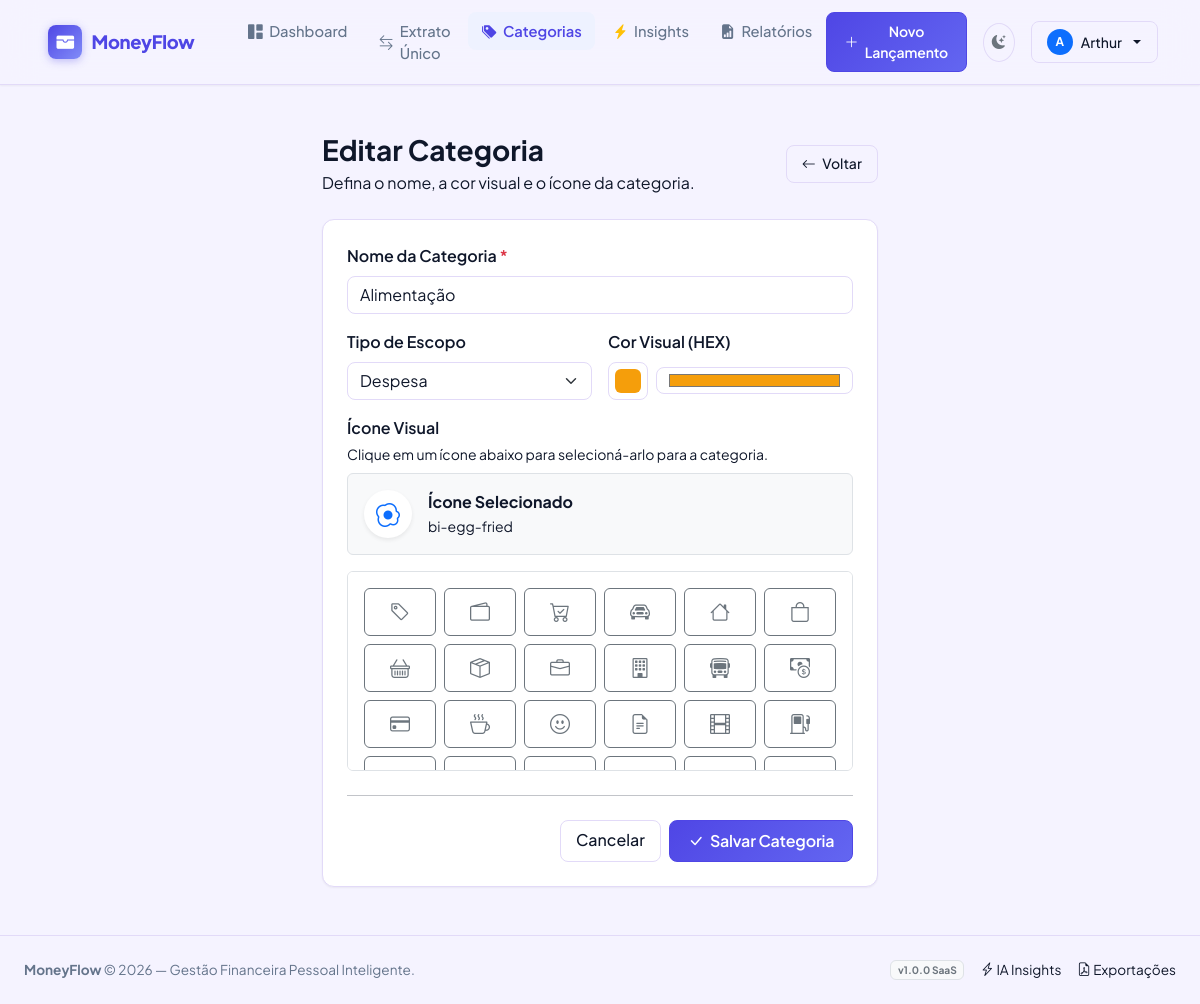
/transactions/categories/91/edit/ (signed in), run on the app's committed database.
### apps/accounts/models.py (models this page shows, shortened)
class User(AbstractUser):
    email = models.EmailField('E-mail', unique=True)
    class Meta:
        verbose_name = 'Usuário'
        verbose_name_plural = 'Usuários'
        ordering = ['-date_joined']

### apps/finance/models.py (models this page shows, shortened)
class Category(models.Model):
    TYPE_SCOPE_CHOICES = [
        ('INCOME', 'Receita'),
        ('EXPENSE', 'Despesa'),
        ('BOTH', 'Ambos'),
    ]
    user = models.ForeignKey(
        settings.AUTH_USER_MODEL,
        on_delete=models.CASCADE,
        related_name='categories',
        verbose_name='Usuário',
    )
    name = models.CharField('Nome', max_length=100)
    slug = models.SlugField('Slug', max_length=120, blank=True)
    color_hex = models.CharField(
        'Cor (HEX)',
        max_length=7,
        default='#6B7280',
        help_text='Cor hexadecimal para gráficos e badges.',
    )
    icon = models.CharField(
        'Ícone',
        max_length=50,
        default='bi-tag',
        help_text='Classe do Bootstrap Icons (ex: bi-cart-check).',
    )
    type_scope = models.CharField(
        'Tipo',
        max_length=10,
        choices=TYPE_SCOPE_CHOICES,
        default='EXPENSE',
        help_text='Define se a categoria aparece em receitas, despesas ou ambos.',
    )
    is_default = models.BooleanField(
        'Categoria padrão',
        default=False,
        help_text='Categorias padrão são criadas automaticamente para novos usuários.',
    )
    is_active = models.BooleanField('Ativa', default=True)
    objects = models.Manager()
    class Meta:
        verbose_name = 'Categoria'
        verbose_name_plural = 'Categorias'
        ordering = ['name']
        constraints = [
            models.UniqueConstraint(
                fields=['user', 'name'],
                name='unique_category_per_user',
            )
        ]

### apps/finance/views.py (the view)
# urls.py: path('categories/<int:pk>/edit/', views.category_edit, name='category_edit'),
@login_required
def category_edit(request, pk):
    category = get_object_or_404(Category, pk=pk, user=request.user)
    if request.method == 'POST':
        form = CategoryForm(request.POST, instance=category)
        if form.is_valid():
            form.save()
            messages.success(request, f'Categoria "{category.name}" atualizada!')
            return redirect('finance:category_list')
    else:
        form = CategoryForm(instance=category)
    return render(request, 'finance/category_form.html', {
        'form': form,
        'title': 'Editar Categoria',
        'category': category,
    })

### apps/finance/forms.py
class CategoryForm(forms.ModelForm):
    class Meta:
        model = Category
        fields = ['name', 'color_hex', 'icon', 'type_scope']
        widgets = {
            'name': forms.TextInput(attrs={
                'class': 'form-control',
                'placeholder': 'Nome da categoria',
            }),
            'color_hex': forms.TextInput(attrs={
                'class': 'form-control',
                'type': 'color',
            }),
            'icon': forms.TextInput(attrs={
                'class': 'form-control',
                'placeholder': 'bi-tag',
            }),
            'type_scope': forms.Select(attrs={
                'class': 'form-select',
            }),
        }

### templates/finance/category_form.html (shortened to what this page needs)
{% extends 'base.html' %}
{% block content %}
<div class="container py-4" style="max-width: 580px;">
  <div class="d-flex align-items-center justify-content-between mb-4">
    <div>
      <h1 class="h3 fw-bold text-main mb-1">{{ title }}</h1>
      <p class="text-main mb-0">Defina o nome, a cor visual e o ícone da categoria.</p>
    </div>
    <a href="{% url 'finance:category_list' %}" class="btn btn-outline-custom btn-sm">
      <i class="bi bi-arrow-left me-1"></i> Voltar
    </a>
  </div>
  <div class="saas-card">
    <div class="saas-card-body p-4">
      <form method="POST">
        <div class="row g-3">
          <div class="col-12">
            <label class="form-label fw-semibold text-main">Nome da Categoria <span class="text-danger">*</span></label>
            {{ form.name }}
          </div>
          <div class="col-md-6">
            <label class="form-label fw-semibold text-main">Tipo de Escopo</label>
            {{ form.type_scope }}
          </div>
          <div class="col-md-6">
            <label class="form-label fw-semibold text-main">Cor Visual (HEX)</label>
            <div class="d-flex gap-2 align-items-center">
              <input type="color" id="colorPickerUI" class="form-control form-control-color" value="{{ form.color_hex.value|default:'#6B7280' }}" title="Escolha a cor">
              {{ form.color_hex }}
            </div>
          </div>
          <div class="col-12">
            <label class="form-label fw-semibold text-main mb-1">Ícone Visual</label>
            <p class="text-main small mb-2">Clique em um ícone abaixo para selecioná-arlo para a categoria.</p>
            <div class="d-flex align-items-center gap-3 mb-3 p-3 bg-light rounded border">
              <div class="rounded-circle d-flex align-items-center justify-content-center bg-white shadow-sm" style="width: 48px; height: 48px; font-size: 1.5rem;" id="selectedIconDisplay">
                <i class="bi {{ form.icon.value|default:'bi-tag' }} text-primary"></i>
              </div>
              <div>
                <strong class="d-block text-main">Ícone Selecionado</strong>
                <span class="small text-main" id="selectedIconName">{{ form.icon.value|default:'bi-tag' }}</span>
              </div>
            </div>
            <div class="icon-picker-container p-3 border rounded bg-surface" style="max-height: 200px; overflow-y: auto;">
              <div class="row g-2" id="iconGrid">
                {% with icons="bi-tag bi-wallet2 bi-cart-check bi-car-front bi-house bi-bag bi-basket bi-box-seam bi-briefcase bi-building bi-bus-front bi-cash-coin bi-credit-card bi-cup-hot bi-emoji-smile bi-file-earmark-text bi-film bi-fuel-pump bi-gift bi-globe bi-heart-pulse bi-lightning bi-music-note bi-pc-display bi-pen bi-phone bi-piggy-bank bi-receipt bi-scissors bi-shop bi-telephone bi-tools bi-train-front bi-airplane bi-bandaid bi-book bi-calendar-event bi-camera bi-capsule bi-cart bi-controller bi-display bi-envelope bi-gear bi-journal-medical bi-laptop bi-mic bi-scissors bi-smartwatch bi-suit-heart bi-tv bi-umbrella bi-water" %}
                {% for i in icons.split %}
                <div class="col-2 col-sm-2 text-center">
                  <button type="button" class="btn btn-outline-secondary w-100 p-2 icon-select-btn {% if form.icon.value == i or not form.icon.value and i == 'bi-tag' %}active{% endif %}" data-icon="{{ i }}" title="{{ i }}">
                    <i class="bi {{ i }} fs-5"></i>
                  </button>
                </div>
                {% endfor %}
              </div>
            </div>
          </div>
        </div>
        <hr class="my-4">
        <div class="d-flex justify-content-end gap-2">
          <a href="{% url 'finance:category_list' %}" class="btn btn-outline-custom">Cancelar</a>
          <button type="submit" class="btn btn-primary-custom">
            <i class="bi bi-check-lg"></i> Salvar Categoria
          </button>
        </div>
      </form>
    </div>
  </div>
</div>
{% endblock %}

### templates/base.html (shortened to what this page needs)
{% load static %}
<!DOCTYPE html>
<html lang="pt-BR" data-theme="light">
<head>
  <link href="https://cdn.jsdelivr.net/npm/bootstrap@5.3.3/dist/css/bootstrap.min.css" rel="stylesheet">
  <link href="https://cdn.jsdelivr.net/npm/bootstrap-icons@1.11.3/font/bootstrap-icons.min.css" rel="stylesheet">
  <link rel="stylesheet" href="{% static 'css/style.css' %}">
</head>
<body>
  <nav class="navbar navbar-expand-lg navbar-top">
    <div class="container-fluid px-lg-4">
      <a class="navbar-brand navbar-brand-logo" href="{% if user.is_authenticated %}{% url 'dashboard:home' %}{% else %}{% url 'dashboard:landing' %}{% endif %}">
        <div class="navbar-brand-icon">
          <i class="bi bi-wallet-fill"></i>
        </div>
        <span>MoneyFlow</span>
      </a>
      <div class="collapse navbar-collapse" id="navbarMain">
        {% if user.is_authenticated %}
        <ul class="navbar-nav me-auto mb-2 mb-lg-0 ms-lg-4 gap-lg-1">
          <li class="nav-item">
            <a class="nav-link nav-link-custom {% if request.resolver_match.view_name == 'dashboard:home' %}active{% endif %}" href="{% url 'dashboard:home' %}">
              <i class="bi bi-grid-1x2-fill"></i> Dashboard
            </a>
          </li>
          <li class="nav-item">
            <a class="nav-link nav-link-custom {% if 'finance' in request.resolver_match.app_name and 'categories' not in request.path %}active{% endif %}" href="{% url 'finance:transaction_list' %}">
              <i class="bi bi-arrow-left-right"></i> Extrato Único
            </a>
          </li>
          <li class="nav-item">
            <a class="nav-link nav-link-custom {% if 'categories' in request.path %}active{% endif %}" href="{% url 'finance:category_list' %}">
              <i class="bi bi-tags-fill"></i> Categorias
            </a>
          </li>
          <li class="nav-item">
            <a class="nav-link nav-link-custom {% if 'insights' in request.resolver_match.app_name %}active{% endif %}" href="{% url 'insights:index' %}">
              <i class="bi bi-lightning-charge-fill text-warning"></i> Insights
            </a>
          </li>
          <li class="nav-item">
            <a class="nav-link nav-link-custom {% if 'reports' in request.resolver_match.app_name %}active{% endif %}" href="{% url 'reports:generator' %}">
              <i class="bi bi-file-earmark-bar-graph-fill"></i> Relatórios
            </a>
          </li>
        </ul>
        <div class="d-flex align-items-center gap-3">
          <a href="{% url 'finance:transaction_create' %}" class="btn btn-primary-custom btn-sm">
            <i class="bi bi-plus-lg"></i> Novo Lançamento
          </a>
          <button class="btn btn-outline-custom btn-sm rounded-circle p-2" id="themeToggle" title="Alternar tema">
            <i class="bi bi-moon-stars-fill" id="themeIcon"></i>
          </button>
          <div class="dropdown">
            <button class="btn btn-outline-custom btn-sm dropdown-toggle d-flex align-items-center gap-2" type="button" data-bs-toggle="dropdown" aria-expanded="false">
              <div class="rounded-circle bg-primary text-white d-flex align-items-center justify-content-center" style="width: 26px; height: 26px; font-size: 0.75rem; font-weight: 700;">
                {{ user.username|first|upper }}
              </div>
              <span class="d-none d-md-inline">{{ user.first_name|default:user.username }}</span>
            </button>
          </div>
        </div>
        {% endif %}
      </div>
    </div>
  </nav>
  <main class="flex-grow-1 py-4">
    {% block content %}{% endblock %}
  </main>
  <footer>
    <div class="container-fluid px-lg-4 d-flex flex-column flex-md-row align-items-center justify-content-between gap-2">
      <div>
        <strong>MoneyFlow</strong> &copy; {% now "Y" %} — Gestão Financeira Pessoal Inteligente.
      </div>
      <div class="d-flex align-items-center gap-3">
        <span class="badge bg-light text-secondary border">v1.0.0 SaaS</span>
        <a href="{% url 'insights:index' %}" class="text-decoration-none text-main"><i class="bi bi-lightning-charge"></i> IA Insights</a>
        <a href="{% url 'reports:generator' %}" class="text-decoration-none text-main"><i class="bi bi-file-earmark-pdf"></i> Exportações</a>
      </div>
    </div>
  </footer>
</body>
</html>

### static/css/style.css (style rules this page uses)
:root { --font-main: 'Plus Jakarta Sans', 'Inter', -apple-system, BlinkMacSystemFont, sans-serif; --color-primary: #4F46E5; --color-primary-hover: #4338CA; --color-primary-light: #EEF2FF; --color-income: #059669; --color-income-light: #ECFDF5; --color-expense: #DC2626; --color-expense-light: #FEF2F2; --color-neutral: #64748B; --color-warning: #D97706; --color-warning-light: #FFFBEB; --bg-app: #F5F3FF; --bg-surface: #FFFFFF; --bg-surface-hover: #F8F7FF; --border-color: #E2DAF8; --border-focus: #A5B4FC; --text-main: #0F172A; --text-muted: #64748B; --text-subtle: #94A3B8; --shadow-sm: 0 1px 2px 0 rgba(0, 0, 0, 0.05); --shadow-md: 0 4px 6px -1px rgba(0, 0, 0, 0.07), 0 2px 4px -2px rgba(0, 0, 0, 0.05); --shadow-lg: 0 10px 15px -3px rgba(0, 0, 0, 0.08), 0 4px 6px -4px rgba(0, 0, 0, 0.04); --shadow-glow: 0 0 20px rgba(79, 70, 229, 0.18); --shadow-glow-sm: 0 0 10px rgba(79, 70, 229, 0.12); --radius-sm: 8px; --radius-md: 12px; --radius-lg: 16px; --radius-full: 9999px; --transition-fast: all 0.15s ease; --transition-base: all 0.2s ease; }
* { box-sizing: border-box; }
body { font-family: var(--font-main); background-color: var(--bg-app); color: var(--text-main); margin: 0; padding: 0; -webkit-font-smoothing: antialiased; font-feature-settings: "cv02", "cv03", "cv04", "cv11"; min-height: 100vh; display: flex; flex-direction: column; transition: background-color 0.3s ease, color 0.3s ease; }
.navbar-top { background: rgba(245, 243, 255, 0.92); border-bottom: 1px solid var(--border-color); box-shadow: var(--shadow-sm); padding: 0.75rem 1.5rem; position: sticky; top: 0; z-index: 1030; backdrop-filter: blur(16px); -webkit-backdrop-filter: blur(16px); transition: background 0.3s ease, border-color 0.3s ease; }
.navbar-brand-logo { display: flex; align-items: center; gap: 0.6rem; font-weight: 800; font-size: 1.15rem; color: var(--color-primary) !important; text-decoration: none; letter-spacing: -0.02em; }
.navbar-brand-icon { width: 34px; height: 34px; background: linear-gradient(135deg, #4F46E5 0%, #818CF8 100%); color: white; border-radius: var(--radius-sm); display: flex; align-items: center; justify-content: center; font-size: 1.1rem; box-shadow: 0 2px 8px rgba(79, 70, 229, 0.35); transition: var(--transition-base); }
.nav-link-custom { font-weight: 500; font-size: 0.92rem; color: var(--text-muted) !important; padding: 0.5rem 0.85rem !important; border-radius: var(--radius-sm); transition: var(--transition-fast); display: flex; align-items: center; gap: 0.4rem; }
.nav-link-custom.active { color: var(--color-primary) !important; background-color: var(--color-primary-light); font-weight: 600; }
.saas-card { background: var(--bg-surface); border: 1px solid var(--border-color); border-radius: var(--radius-md); box-shadow: var(--shadow-sm); transition: transform 0.2s ease, box-shadow 0.2s ease, border-color 0.2s ease; overflow: hidden; }
.saas-card-body { padding: 1.35rem; }
.btn-primary-custom { background: linear-gradient(135deg, #4F46E5 0%, #6366F1 100%); border: 1px solid #4F46E5; color: white; font-weight: 600; padding: 0.5rem 1.1rem; border-radius: var(--radius-sm); transition: var(--transition-fast); display: inline-flex; align-items: center; gap: 0.4rem; text-decoration: none; letter-spacing: -0.01em; }
.btn-outline-custom { background: transparent; border: 1px solid var(--border-color); color: var(--text-main); font-weight: 500; padding: 0.45rem 0.95rem; border-radius: var(--radius-sm); transition: var(--transition-fast); }
.form-control, .form-select, .input-group-text { background-color: var(--bg-surface) !important; border-color: var(--border-color) !important; color: var(--text-main) !important; border-radius: var(--radius-sm) !important; transition: border-color 0.15s ease, box-shadow 0.15s ease !important; font-family: var(--font-main) !important; }
.form-control::placeholder { color: var(--text-subtle) !important; }
.form-label { color: var(--text-main); font-weight: 600; }
footer { margin-top: auto; border-top: 1px solid var(--border-color); background: var(--bg-app); padding: 1.5rem 0; font-size: 0.85rem; color: var(--text-muted); }
footer a { color: var(--text-muted); transition: color 0.15s ease; }
.text-main, .text-muted { color: var(--text-main) !important; }
.bg-surface { background-color: var(--bg-surface) !important; }

### data on the page
User: username|first "A", first_name "Arthur"
Category: name "Alimentação", type_scope "Despesa", color_hex.value "#f59e0b", color_hex "#f59e0b", icon.value "bi-egg-fried"

### other printed values
{{ title }} "Editar Categoria"
